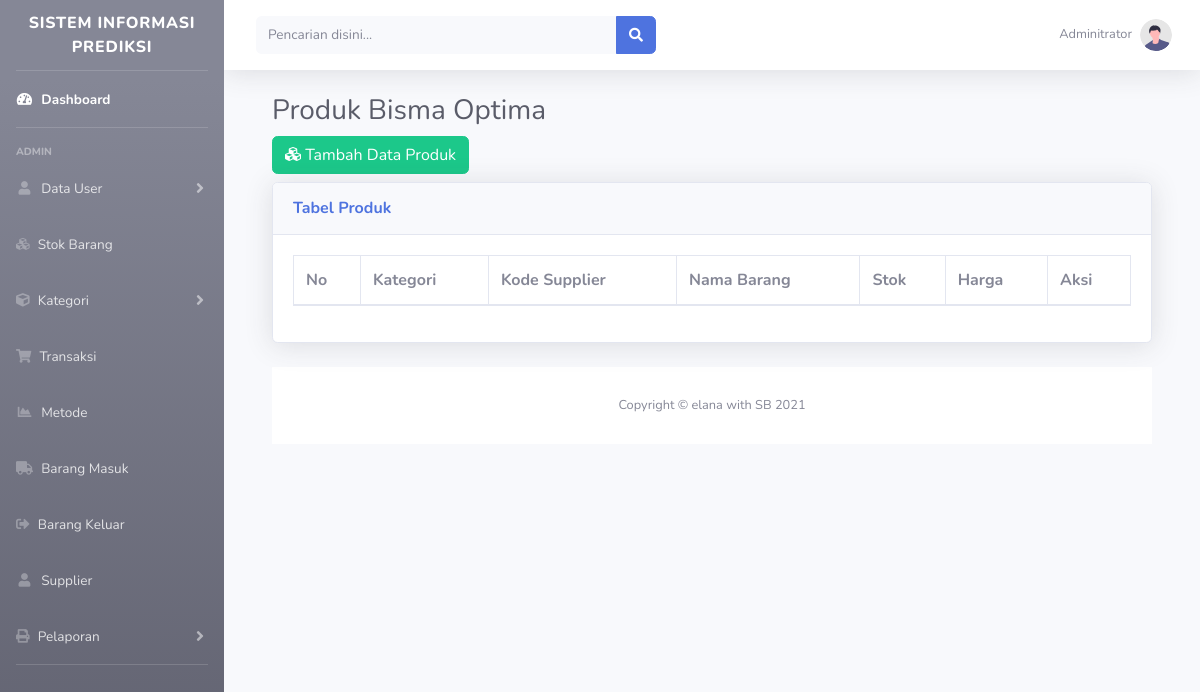
Before: /?halaman=produk (signed in) with the older database file.
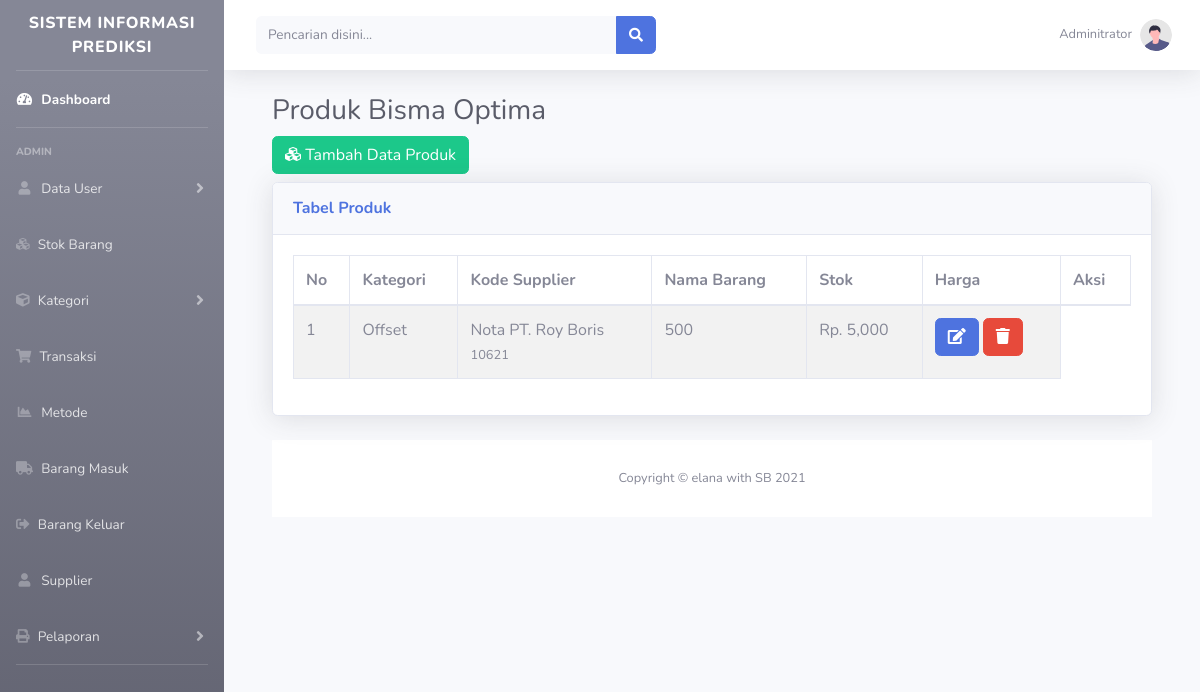
After: the same page with the newer database file.
### tables this page shows
CREATE TABLE `barang` (
  `barang_id` int(5) NOT NULL,
  `kategori_id` int(5) DEFAULT NULL,
  `kode_barang` int(11) NOT NULL,
  `nama_barang` varchar(100) DEFAULT NULL,
  `stok_id` int(11) DEFAULT NULL,
  `harga` int(20) DEFAULT NULL
);

CREATE TABLE `kategori` (
  `id` int(5) NOT NULL,
  `nama_kategori` varchar(100) DEFAULT NULL
);

### admin/produk/index_produk.php (the view)
<div class="container-fluid">
    <h1 class="h3 mb-2 text-gray-800">Produk Bisma Optima </h1>
    <div class="box">
        <div class="box-header">
            <h3 class="box-title"><span class="pull-right"><a href="?halaman=produk&aksi=tambah" class="btn btn-success"><i class="fa fa-cubes"></i> Tambah Data Produk</a></span></h3>
            <div class="card shadow mb-4">
                <div class="card-header py-3">
                    <h6 class="m-0 font-weight-bold text-primary">Tabel Produk</h6>
                </div>
                <div class="card-body">
                    <div class="table-responsive">
                        <table id="example1" class="table table-bordered table-striped">
                            <thead>
                                <tr>
                                    <th>No</th>
                                    <th>Kategori</th>
                                    <th>Kode Supplier</th>
                                    <th>Nama Barang</th>
                                    <th>Stok</th>
                                    <th>Harga</th>
                                    <th>Aksi</th>
                                </tr>
                            </thead>
                            <tbody>
                                <?php
                                $no = 1;
                                $sql = "select * from barang";
                                $query = mysqli_query($conn, $sql);
                                foreach ($query as $row ):
                                    $kategori_id=mysqli_fetch_array(mysqli_query($conn,"SELECT * from kategori where id = '$row[kategori_id]'"));
                                ?>
                                        <tr>
                                            <td><?= $no++; ?></td>
                                            <td><?php echo $kategori_id['nama_kategori']; ?></td>
                                            <td><?= $row['nama_barang'] ?>
                                                <br>
                                                <small class="text-muted">
                                                    <?php echo $row['kode_barang']; ?>
                                                </small>
                                            </td>
                                            <td><?= $row['stok_id'] ?></td>
                                            <td><?php echo "Rp. " . number_format($row['harga']); ?></td>
                                            <td>
                                                <a href="?halaman=produk&aksi=edit&id=<?= $row['id'] ?>" class="btn btn-primary"><i class="fa fa-edit"></i></a>
                                                <a href="?halaman=produk&aksi=delete&id=<?= $row['id'] ?>" class="btn btn-danger" onclick="return confirm('Apakah data akan dihapus?')"><i class="fa fa-trash"></i></a>
                                            </td>
                                        </tr>
                                <?php
                                    endforeach;?>
                            </tbody>
                        </table>
                    </div>
                </div>
            </div>
        </div>

Changed rows visible on the page:
added barang: kategori.nama_kategori "Offset", nama_barang "Nota PT. Roy Boris", kode_barang "10621", stok "500", harga "5,000"
